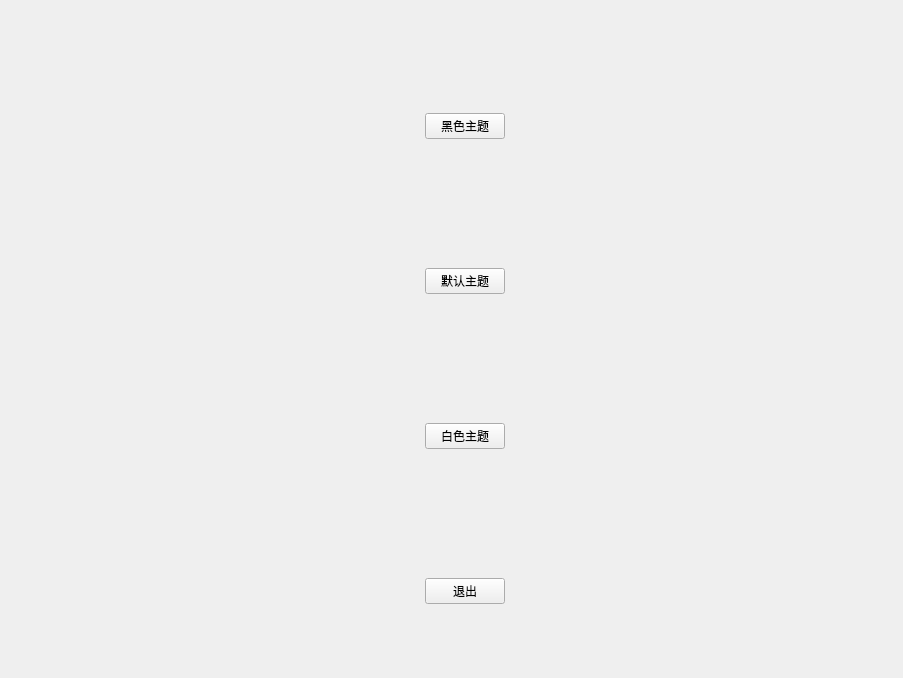
<?xml version="1.0" encoding="UTF-8"?>
<ui version="4.0">
 <class>Form</class>
 <widget class="QWidget" name="Form">
  <property name="geometry">
   <rect>
    <x>0</x>
    <y>0</y>
    <width>903</width>
    <height>678</height>
   </rect>
  </property>
  <property name="windowTitle">
   <string>Form</string>
  </property>
  <widget class="QWidget" name="">
   <property name="geometry">
    <rect>
     <x>-20</x>
     <y>-10</y>
     <width>971</width>
     <height>741</height>
    </rect>
   </property>
   <layout class="QGridLayout" name="gridLayout">
    <item row="0" column="0">
     <widget class="QPushButton" name="quit_btn_3">
      <property name="sizePolicy">
       <sizepolicy hsizetype="Maximum" vsizetype="Fixed">
        <horstretch>0</horstretch>
        <verstretch>0</verstretch>
       </sizepolicy>
      </property>
      <property name="text">
       <string>黑色主题</string>
      </property>
     </widget>
    </item>
    <item row="1" column="0">
     <widget class="QPushButton" name="quit_btn_5">
      <property name="text">
       <string>默认主题</string>
      </property>
     </widget>
    </item>
    <item row="2" column="0">
     <widget class="QPushButton" name="quit_btn_4">
      <property name="text">
       <string>白色主题</string>
      </property>
     </widget>
    </item>
    <item row="3" column="0">
     <widget class="QPushButton" name="quit_btn">
      <property name="text">
       <string>退出</string>
      </property>
     </widget>
    </item>
   </layout>
  </widget>
 </widget>
 <resources/>
 <connections/>
</ui>
